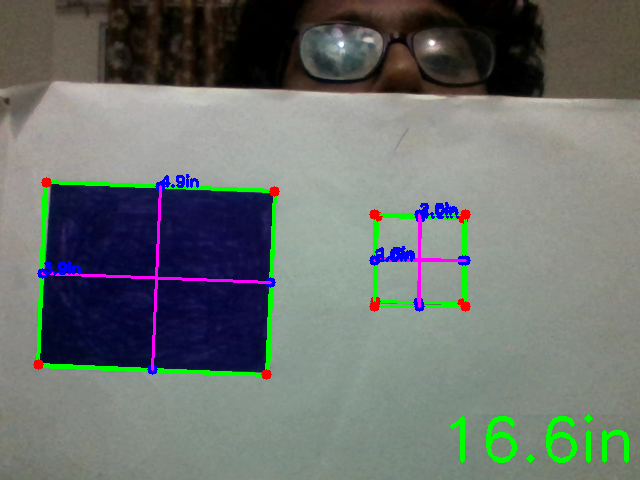
#> input picture ippy/shapedim.png, 640 x 480 px, given in place of the camera
$ python redColorDetect_Rohit_Panikar.py   (older library calls are emulated)
#> lines starting #> are read from the running program, lines starting #| are printed output that depends on the picture; after the words box and inside, x2 and y2 are one past the last pixel; in counts of white or black regions, pixels touching at a corner belong together
import cv2
import numpy as np

cap = cv2.VideoCapture(0)

while True:

    # Take each frame
    _, frame = cap.read()
#> frame is the input picture: shape (480, 640, 3); mean B, G, R 110.8, 114.2, 108

    # Convert BGR to HSV
    hsv = cv2.cvtColor(frame, cv2.COLOR_BGR2HSV)
#> hsv: shape (480, 640, 3); mean H, S, V 54.3, 66.4, 125.6

    lower_red = np.array([0,50,50])
    upper_red = np.array([10,255,255])
    mask1= cv2.inRange(hsv,lower_red,upper_red)
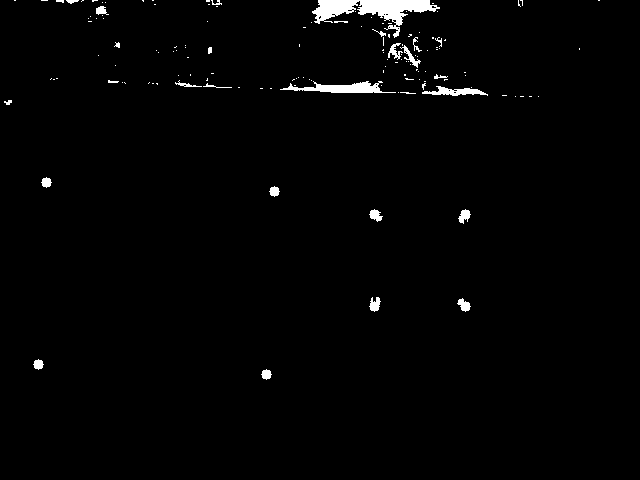
#> mask1: shape (480, 640); 1.5% white; 138 white regions (111 under 20 px), largest, box (x1, y1, x2, y2) and area: (312, 0, 440, 38) 1844, (280, 81, 396, 93) 689, (422, 86, 488, 96) 324

    lower_redu = np.array([170,50,50])
    upper_redu = np.array([180,255,255])
    mask2= cv2.inRange(hsv,lower_redu,upper_redu)
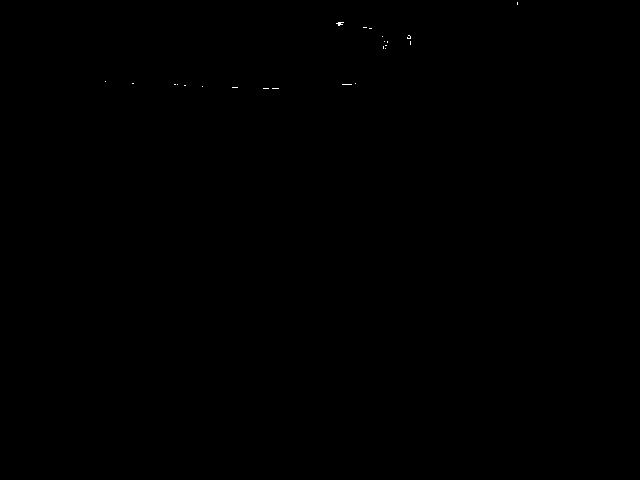
#> mask2: shape (480, 640); 0.03% white in thin lines or dots, all inside (x1, y1, x2, y2) = (105, 2, 518, 89)

    mask = mask1+mask2; # combining both masks
#> mask: shape (480, 640); 1.5% white; 141 white regions (115 under 20 px)

    (img, contours, heirarchy) = cv2.findContours(mask, cv2.RETR_TREE, cv2.CHAIN_APPROX_SIMPLE)
#> contours = 161 contours, 145 with area under 20; largest, box (x1, y1, x2, y2) and area: (312, 0, 440, 38) 1649, (280, 81, 396, 93) 569, (422, 86, 488, 96) 259, (369, 297, 381, 312) 91, (457, 298, 471, 312) 90
    for _, contour in enumerate(contours):
        area = cv2.contourArea(contour)
        if(area>3000):
            x,y,w,h = cv2.boundingRect(contour)
            frame = cv2.rectangle(frame, (x,y), (x+w,y+h), (0,0,255),2) # displaying rectangle wherever red is detected
            cv2.putText(frame, "RED", (x,y), cv2.FONT_HERSHEY_SIMPLEX, 0.7, (0,0,255))
#> this loop made 161 passes
#> area on passes 1 to 3: 66, 66, 90

    cv2.imshow('mask',mask)
    cv2.imshow('frame',frame)
    if cv2.waitKey(5) & 0xFF == ord('q'):
#> (key q is pressed here)
        break

cv2.destroyAllWindows()
